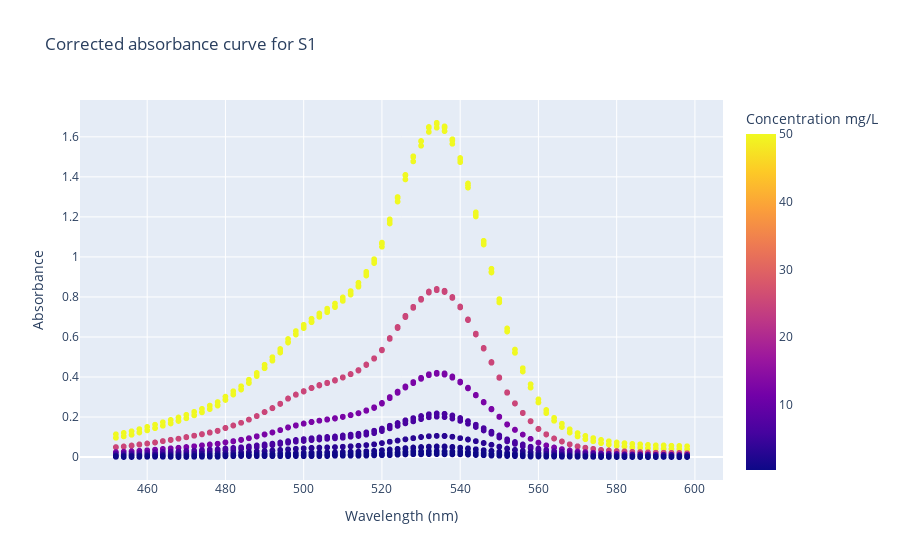

The code cell stored with this chart in its notebook:
### Code cell
# From the plots above we can see
# 1) There are anomalous readings at the start of the wavelength range < 340 nm, likely due to the limit of detection of the machine.
# 2) The absorbance generally increases with concentration as expected. 

# First I will limit the dataset to around the peak
wav_low = 450
wav_high = 600

df_S1 = df_S1[(df_S1["Wavelength"] > wav_low ) & (df_S1["Wavelength"] < wav_high)] 

# and then plot
fig = px.scatter( df_S1, 
                 x = "Wavelength", 
                 y = "Absorbance", 
                 color = "Concentration mg/L", 
                 labels={
                     "Wavelength": "Wavelength (nm)",
                 },
                 title = "Corrected absorbance curve for S1")
fig.show()

### Figure 1 — Plotly figure (JSON) as saved in the notebook; plotly's stock layout.template omitted (floating-point values rounded to 4 significant figures; data arrays with more than 128 entries replaced by an {"elided": "..."} marker saying what was removed)
{"data": [{"hovertemplate": "Wavelength (nm)=%{x}<br>Absorbance=%{y}<br>Concentration mg/L=%{marker.color}<extra></extra>", "legendgroup": "", "marker": {"color": {"elided": "1776 float values"}, "coloraxis": "coloraxis", "symbol": "circle"}, "mode": "markers", "name": "", "showlegend": false, "type": "scattergl", "x": {"elided": "1776 int values"}, "xaxis": "x", "y": {"elided": "1776 float values"}, "yaxis": "y"}], "layout": {"coloraxis": {"colorbar": {"title": {"text": "Concentration mg/L"}}, "colorscale": [[0, "#0d0887"], [0.1111, "#46039f"], [0.2222, "#7201a8"], [0.3333, "#9c179e"], [0.4444, "#bd3786"], [0.5556, "#d8576b"], [0.6667, "#ed7953"], [0.7778, "#fb9f3a"], [0.8889, "#fdca26"], [1, "#f0f921"]]}, "legend": {"tracegroupgap": 0}, "title": {"text": "Corrected absorbance curve for S1"}, "xaxis": {"anchor": "y", "domain": [0, 1], "title": {"text": "Wavelength (nm)"}}, "yaxis": {"anchor": "x", "domain": [0, 1], "title": {"text": "Absorbance"}}}}
